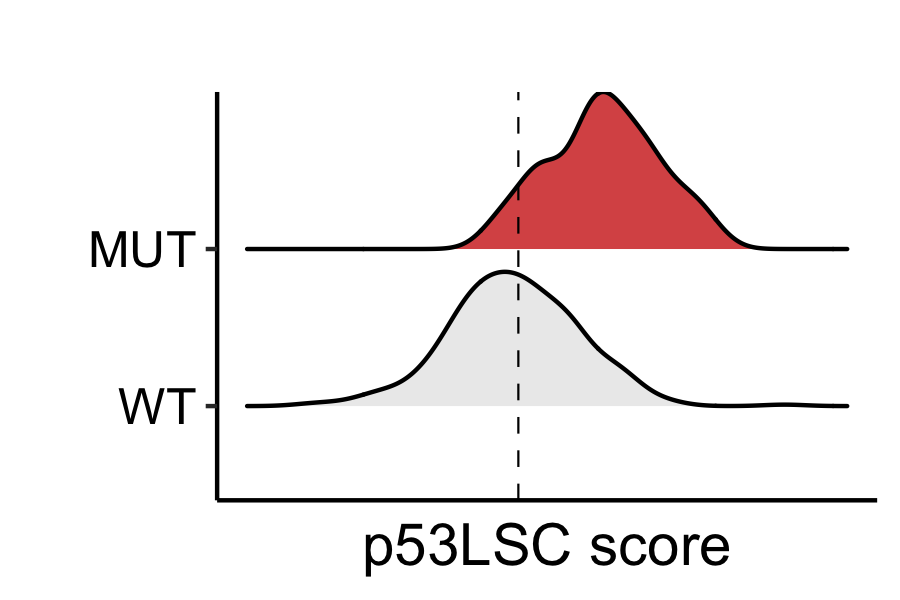

Write R code to recreate this figure.

# Load packages
library(survival)
library(survminer)
library(ggplot2)
library(ggridges)
library(plyr)

# Read patient-level file
df <- read.table("../../../Sources/BeatAML/Master.txt", sep="\t", header=TRUE, stringsAsFactors=FALSE)

# Remove entries with missing survival data
df <- df[which(!is.na(df$time)), ]
df <- df[which(!is.na(df$status)), ]

# Binarize scorse: LSConly signature
df$score.bi <- ifelse(df$upP53_LSConly.score < median(df$upP53_LSConly.score), "low", "high")
df$score.bi <- factor(df$score.bi, levels=c("low", "high"))
table(df$score.bi)

# Set factor levels
table(df$genotype.TP53)
df$genotype.TP53 <- factor(df$genotype.TP53,
                           levels=c("Wildtype", "Mutant (1 hit)", "Mutant (2 hits)"),
                           labels=c("WT", "MUT", "MUT")
                           )

###########################################################

# Density plot (x-axis: score)
    # Definition
    data <- df
    x <- data$upP53_LSConly.score
    y <- data$genotype.TP53
    maintitle <- ""
    xtitle <- "p53LSC score"
    ytitle <- ""
    xintercept <- median(x)

    # Plot
    plot <- ggplot() +
        geom_density_ridges(data, mapping=aes(x=x, y=y, fill=y), alpha=0.75, color="black", scale = 1.0) +
        geom_vline(xintercept=xintercept, linetype="dashed", size=0.25, color="black") +
        scale_fill_manual(values=c("grey90", "red3")) +
        labs(title=maintitle, x=xtitle, y=ytitle) +
        theme(panel.grid.major = element_blank(),
            panel.grid.minor = element_blank(),
            panel.background = element_blank(),
            panel.border=element_blank(),
            plot.title=element_text(hjust = 0.5, size=12),
            plot.subtitle=element_text(hjust = 0.5, size=15),
            axis.line.y.left = element_line(color="black"),
            axis.line.x = element_line(color="black"),
            axis.title=element_text(size=14),
            axis.text.x=element_blank(),
            axis.text.y=element_text(size=12, colour="black"),
            axis.ticks.x=element_blank(),
            legend.position="none",
            legend.title=element_blank(),
            legend.text=element_text(size=10)
            )
        
    # Save plot
    ggsave("FigureS6a.png", plot, width=3, height=2)
